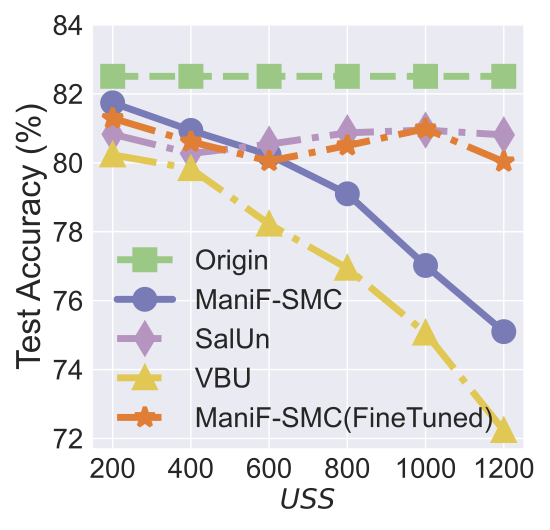

Write Python code to recreate this figure.


import numpy as np
import matplotlib.pyplot as plt

epsilon = 3
beta = 1 / epsilon


x=[1, 2, 3, 4, 5, 6]
# validation_for_plt =[97,95.8600, 94.9400, 93.5400, 93.2400]
# attack_for_plt=[0, 0.3524, 0, 0.1762, 0.1762]
# basic_for_plt=[99.8, 99.8, 99.8, 99.8, 99.8]

labels = ['200', '400', '600', '800', '1000', '1200']
# unl_org = [97.77, 97.55, 97.35, 97.29, 97.21, 97.21]

# unl_hess_r = [96.6, 96.66, 96.04, 95.94, 95.85, 97.21]
OUL = [0.8174, 0.8094, 0.8023, 0.7910, 0.7702, 0.7510]

OUL_finetuned = [0.8129, 0.8061, 0.8005, 0.8050, 0.8099, 0.8003]


org_acc = [0.8251, 0.8251, 0.8251, 0.8251, 0.8251, 0.8251]

salun_acc = [0.8083, 0.8027,  0.8054, 0.8087, 0.8095, 0.8081]
# unl_ss_wo = [94.32, 94.53, 94.78, 93.38, 94.04, 97.21]
vbu_ldp_acc = [0.8023, 0.7983, 0.7822, 0.7694, 0.7506, 0.7223]

for i in range(len(OUL)):
    OUL[i] = OUL[i]*100
    org_acc[i] = org_acc[i]*100
    salun_acc[i] = salun_acc[i]*100
    vbu_ldp_acc[i] = vbu_ldp_acc[i] * 100
    OUL_finetuned[i] = OUL_finetuned[i] * 100

plt.style.use('seaborn')
plt.figure(figsize=(5.5, 5.3))
l_w=5
m_s=15
marker_s = 3
markevery=1
#plt.figure(figsize=(8, 5.3))
#plt.plot(x, unl_fr, color='blue', marker='^', label='Retrain',linewidth=l_w, markersize=m_s)

#plt.plot(x, unl_ss_w, color='g',  marker='*',  label='PriMU$_{w}$',linewidth=l_w, markersize=m_s)
plt.plot(x, org_acc, linestyle='--', color='#9BC985',  marker='s', fillstyle='full', markevery=markevery,
         label='Origin',linewidth=l_w, markersize=m_s, markeredgewidth=marker_s)


plt.plot(x, OUL, linestyle='-', color='#797BB7', marker='o', fillstyle='full', markevery=markevery,
         label='ManiF-SMC', linewidth=l_w, markersize=m_s, markeredgewidth=marker_s)


plt.plot(x, salun_acc, linestyle='-.', color='#B595BF',  marker='d', fillstyle='full', markevery=markevery, label='SalUn',linewidth=l_w, markersize=m_s, markeredgewidth=marker_s)

plt.plot(x, vbu_ldp_acc, linestyle='-.', color='#E1C855',  marker='^', fillstyle='full', markevery=markevery,
         label='VBU',linewidth=l_w, markersize=m_s, markeredgewidth=marker_s)

plt.plot(x, OUL_finetuned, linestyle='-.', color='#E07E35',  marker='*', fillstyle='full', markevery=markevery, label='ManiF-SMC(FineTuned)',linewidth=l_w, markersize=m_s, markeredgewidth=marker_s)



# plt.grid()
leg = plt.legend(fancybox=True, shadow=True)
# plt.xlabel('Malicious Client Ratio (%)' ,fontsize=16)
plt.ylabel('Test Accuracy (%)' ,fontsize=24)
my_y_ticks = np.arange(72.0, 85.0, 2)
plt.yticks(my_y_ticks,fontsize=20)
plt.xlabel('$\it USS$' ,fontsize=20)

plt.xticks(x, labels, fontsize=20)
# plt.title('CIFAR10 IID')

# plt.annotate(r"1e0", xy=(0.1, 1.01), xycoords='axes fraction', xytext=(-10, 10), textcoords='offset points', ha='right', va='center', fontsize=15)


# plt.title('(c) Utility Preservation', fontsize=24)
plt.legend(loc=(0.03, 0.01),fontsize=20)
plt.tight_layout()
#plt.title("MNIST")
plt.rcParams['figure.figsize'] = (2.0, 1)
plt.rcParams['image.interpolation'] = 'nearest'
plt.rcParams['figure.subplot.left'] = 0.11
plt.rcParams['figure.subplot.bottom'] = 0.08
plt.rcParams['figure.subplot.right'] = 0.977
plt.rcParams['figure.subplot.top'] = 0.969
plt.savefig('CIFAR10_model_TA_uss_finetuned.pdf', format='pdf', dpi=200)
plt.show()
